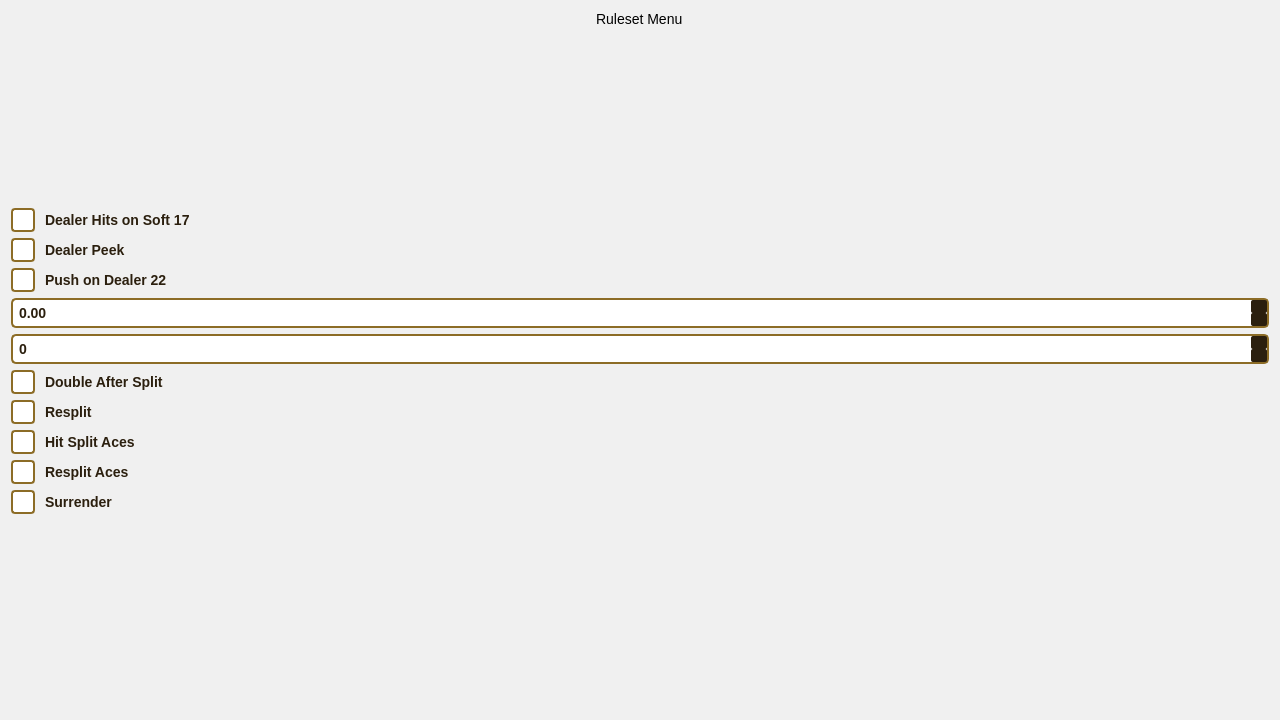
<?xml version="1.0" encoding="UTF-8"?>
<ui version="4.0">
 <class>ruleset_widget</class>
 <widget class="QWidget" name="ruleset_widget">
  <property name="geometry">
   <rect>
    <x>0</x>
    <y>0</y>
    <width>1280</width>
    <height>720</height>
   </rect>
  </property>
  <property name="windowTitle">
   <string>Form</string>
  </property>
  <property name="styleSheet">
   <string notr="true">/* --- MAIN CONTAINER --- */
QWidget {
    background-color: #f0f0f0; /* Matches your screenshot's light gray background */
    font-family: &quot;Segoe UI&quot;, sans-serif; /* Or your preferred font */
    font-size: 14px;
}

/* --- GROUP BOXES (The Containers) --- */
QGroupBox {
    background-color: white;
    border: 2px solid #d4af37; /* Gold border */
    border-radius: 10px;
    margin-top: 20px; /* Leave space for the title */
    padding-top: 25px; /* Push content down so title doesn't overlap */
    color: #2b1f0e; /* Dark brown text */
    font-weight: bold;
}

QGroupBox::title {
    subcontrol-origin: margin;
    subcontrol-position: top center; /* Center the title like a menu header */
    padding: 5px 15px;
    background-color: #2b1f0e; /* Dark brown background for title */
    color: #d4af37; /* Gold text */
    border: 2px solid #d4af37;
    border-radius: 8px;
    bottom: 0px; /* Tweak this if title overlaps border */
}

/* --- CHECKBOXES --- */
QCheckBox {
    spacing: 10px;
    color: #2b1f0e;
    font-weight: 600;
}

QCheckBox::indicator {
    width: 20px;
    height: 20px;
    border: 2px solid #8c6c26; /* Darker gold/brown border */
    border-radius: 4px;
    background-color: white;
}

QCheckBox::indicator:checked {
    background-color: #d4af37; /* Gold fill when checked */
    border-color: #2b1f0e;
    /* You can add a checkmark image here if you have one, 
       otherwise the color change is enough */
    image: url(:/images/checkmark.png); /* Optional: Only if you have an icon */
}

QCheckBox::indicator:hover {
    border-color: #d4af37; /* Bright gold on hover */
}

/* --- SPIN BOXES (Number Inputs) --- */
QSpinBox, QDoubleSpinBox {
    background-color: #fff;
    border: 2px solid #8c6c26;
    border-radius: 5px;
    padding: 4px;
    min-width: 60px;
    color: #2b1f0e;
    font-weight: bold;
    selection-background-color: #d4af37;
}

QSpinBox:hover, QDoubleSpinBox:hover {
    border-color: #d4af37;
}

/* Style the up/down arrows */
QSpinBox::up-button, QDoubleSpinBox::up-button,
QSpinBox::down-button, QDoubleSpinBox::down-button {
    background-color: #2b1f0e; /* Dark brown buttons */
    border-radius: 2px;
    width: 16px;
}

QSpinBox::up-arrow, QDoubleSpinBox::up-arrow {
    /* Qt draws a default arrow, but you can color it if using an image */
    /* Alternatively, simple styling: */
    width: 7px;
    height: 7px;
    border-image: none; /* Reset if needed */
}

/* --- YOUR EXISTING BUTTON STYLE (Keep this!) --- */
QPushButton{
	background-color: qlineargradient(
		spread:pad,
		x1:0, y1:0, x2:0, y2:1,
		stop:0 #2b1f0e,
		stop:1 #8c6c26
	);
	color: white;
	font-weight: bold;
	border: 3px solid #d4af37;
	border-radius: 15px;
	padding: 10px;
}

QPushButton:hover{
	background-color: qlineargradient(
		spread:pad,
		x1:0, y1:0, x2:0, y2:1,
		stop:0 #3b2f1c,
		stop:1 #ad8c32
	);
}

QPushButton:pressed {
    background-color: #2b1f0e; /* Darken when clicked */
    border-color: #8c6c26;
}</string>
  </property>
  <layout class="QVBoxLayout" name="verticalLayout_2">
   <item alignment="Qt::AlignmentFlag::AlignHCenter">
    <widget class="QLabel" name="label">
     <property name="text">
      <string>Ruleset Menu</string>
     </property>
    </widget>
   </item>
   <item>
    <spacer name="verticalSpacer_2">
     <property name="orientation">
      <enum>Qt::Orientation::Vertical</enum>
     </property>
     <property name="sizeHint" stdset="0">
      <size>
       <width>20</width>
       <height>40</height>
      </size>
     </property>
    </spacer>
   </item>
   <item>
    <layout class="QVBoxLayout" name="verticalLayout">
     <item>
      <widget class="QCheckBox" name="checkBox">
       <property name="text">
        <string>Dealer Hits on Soft 17</string>
       </property>
      </widget>
     </item>
     <item>
      <widget class="QCheckBox" name="checkBox_2">
       <property name="text">
        <string>Dealer Peek</string>
       </property>
      </widget>
     </item>
     <item>
      <widget class="QCheckBox" name="checkBox_3">
       <property name="text">
        <string>Push on Dealer 22</string>
       </property>
      </widget>
     </item>
     <item>
      <widget class="QDoubleSpinBox" name="blackJackPayout"/>
     </item>
     <item>
      <widget class="QSpinBox" name="numDecks"/>
     </item>
     <item>
      <widget class="QCheckBox" name="checkBox_4">
       <property name="text">
        <string>Double After Split</string>
       </property>
      </widget>
     </item>
     <item>
      <widget class="QCheckBox" name="checkBox_5">
       <property name="text">
        <string>Resplit</string>
       </property>
      </widget>
     </item>
     <item>
      <widget class="QCheckBox" name="checkBox_6">
       <property name="text">
        <string>Hit Split Aces</string>
       </property>
      </widget>
     </item>
     <item>
      <widget class="QCheckBox" name="checkBox_7">
       <property name="text">
        <string>Resplit Aces</string>
       </property>
      </widget>
     </item>
     <item>
      <widget class="QCheckBox" name="checkBox_8">
       <property name="text">
        <string>Surrender</string>
       </property>
      </widget>
     </item>
    </layout>
   </item>
   <item>
    <spacer name="horizontalSpacer">
     <property name="orientation">
      <enum>Qt::Orientation::Horizontal</enum>
     </property>
     <property name="sizeHint" stdset="0">
      <size>
       <width>40</width>
       <height>20</height>
      </size>
     </property>
    </spacer>
   </item>
   <item>
    <spacer name="verticalSpacer">
     <property name="orientation">
      <enum>Qt::Orientation::Vertical</enum>
     </property>
     <property name="sizeHint" stdset="0">
      <size>
       <width>20</width>
       <height>40</height>
      </size>
     </property>
    </spacer>
   </item>
  </layout>
 </widget>
 <resources/>
 <connections/>
</ui>
